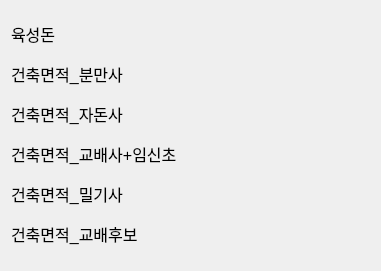
         <widget class="QWidget" name="gridLayoutWidget_2">
          <property name="geometry">
           <rect>
            <x>600</x>
            <y>930</y>
            <width>381</width>
            <height>271</height>
           </rect>
          </property>
          <layout class="QGridLayout" name="gridLayout_2">
           <item row="5" column="1">
            <widget class="QLabel" name="prtVal_12">
             <property name="minimumSize">
              <size>
               <width>0</width>
               <height>22</height>
              </size>
             </property>
             <property name="maximumSize">
              <size>
               <width>16777215</width>
               <height>22</height>
              </size>
             </property>
             <property name="font">
              <font>
               <pointsize>12</pointsize>
              </font>
             </property>
             <property name="text">
              <string/>
             </property>
            </widget>
           </item>
           <item row="3" column="0">
            <widget class="QLabel" name="prt_10">
             <property name="minimumSize">
              <size>
               <width>0</width>
               <height>22</height>
              </size>
             </property>
             <property name="maximumSize">
              <size>
               <width>16777215</width>
               <height>22</height>
              </size>
             </property>
             <property name="font">
              <font>
               <pointsize>12</pointsize>
              </font>
             </property>
             <property name="text">
              <string>건축면적_교배사+임신초</string>
             </property>
            </widget>
           </item>
           <item row="0" column="0">
            <widget class="QLabel" name="prt_7">
             <property name="minimumSize">
              <size>
               <width>0</width>
               <height>22</height>
              </size>
             </property>
             <property name="maximumSize">
              <size>
               <width>16777215</width>
               <height>22</height>
              </size>
             </property>
             <property name="font">
              <font>
               <pointsize>12</pointsize>
              </font>
             </property>
             <property name="text">
              <string>육성돈</string>
             </property>
            </widget>
           </item>
           <item row="1" column="1">
            <widget class="QLabel" name="prtVal_8">
             <property name="minimumSize">
              <size>
               <width>0</width>
               <height>22</height>
              </size>
             </property>
             <property name="maximumSize">
              <size>
               <width>16777215</width>
               <height>22</height>
              </size>
             </property>
             <property name="font">
              <font>
               <pointsize>12</pointsize>
              </font>
             </property>
             <property name="text">
              <string/>
             </property>
            </widget>
           </item>
           <item row="2" column="0">
            <widget class="QLabel" name="prt_9">
             <property name="minimumSize">
              <size>
               <width>0</width>
               <height>22</height>
              </size>
             </property>
             <property name="maximumSize">
              <size>
               <width>16777215</width>
               <height>22</height>
              </size>
             </property>
             <property name="font">
              <font>
               <pointsize>12</pointsize>
              </font>
             </property>
             <property name="text">
              <string>건축면적_자돈사</string>
             </property>
            </widget>
           </item>
           <item row="3" column="1">
            <widget class="QLabel" name="prtVal_10">
             <property name="minimumSize">
              <size>
               <width>0</width>
               <height>22</height>
              </size>
             </property>
             <property name="maximumSize">
              <size>
               <width>16777215</width>
               <height>22</height>
              </size>
             </property>
             <property name="font">
              <font>
               <pointsize>12</pointsize>
              </font>
             </property>
             <property name="text">
              <string/>
             </property>
            </widget>
           </item>
           <item row="2" column="1">
            <widget class="QLabel" name="prtVal_9">
             <property name="minimumSize">
              <size>
               <width>0</width>
               <height>22</height>
              </size>
             </property>
             <property name="maximumSize">
              <size>
               <width>16777215</width>
               <height>22</height>
              </size>
             </property>
             <property name="font">
              <font>
               <pointsize>12</pointsize>
              </font>
             </property>
             <property name="text">
              <string/>
             </property>
            </widget>
           </item>
           <item row="1" column="0">
            <widget class="QLabel" name="prt_8">
             <property name="minimumSize">
              <size>
               <width>0</width>
               <height>22</height>
              </size>
             </property>
             <property name="maximumSize">
              <size>
               <width>16777215</width>
               <height>22</height>
              </size>
             </property>
             <property name="font">
              <font>
               <pointsize>12</pointsize>
              </font>
             </property>
             <property name="text">
              <string>건축면적_분만사</string>
             </property>
            </widget>
           </item>
           <item row="4" column="1">
            <widget class="QLabel" name="prtVal_11">
             <property name="minimumSize">
              <size>
               <width>0</width>
               <height>22</height>
              </size>
             </property>
             <property name="maximumSize">
              <size>
               <width>16777215</width>
               <height>22</height>
              </size>
             </property>
             <property name="font">
              <font>
               <pointsize>12</pointsize>
              </font>
             </property>
             <property name="text">
              <string/>
             </property>
            </widget>
           </item>
           <item row="5" column="0">
            <widget class="QLabel" name="prt_12">
             <property name="minimumSize">
              <size>
               <width>0</width>
               <height>22</height>
              </size>
             </property>
             <property name="maximumSize">
              <size>
               <width>16777215</width>
               <height>22</height>
              </size>
             </property>
             <property name="font">
              <font>
               <pointsize>12</pointsize>
              </font>
             </property>
             <property name="text">
              <string>건축면적_교배후보</string>
             </property>
            </widget>
           </item>
           <item row="0" column="1">
            <widget class="QLabel" name="prtVal_7">
             <property name="minimumSize">
              <size>
               <width>0</width>
               <height>22</height>
              </size>
             </property>
             <property name="maximumSize">
              <size>
               <width>16777215</width>
               <height>22</height>
              </size>
             </property>
             <property name="font">
              <font>
               <pointsize>12</pointsize>
              </font>
             </property>
             <property name="text">
              <string/>
             </property>
            </widget>
           </item>
           <item row="4" column="0">
            <widget class="QLabel" name="prt_11">
             <property name="minimumSize">
              <size>
               <width>0</width>
               <height>22</height>
              </size>
             </property>
             <property name="maximumSize">
              <size>
               <width>16777215</width>
               <height>22</height>
              </size>
             </property>
             <property name="font">
              <font>
               <pointsize>12</pointsize>
              </font>
             </property>
             <property name="text">
              <string>건축면적_밀기사</string>
             </property>
            </widget>
           </item>
          </layout>
         </widget>
